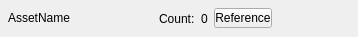
<?xml version="1.0" encoding="UTF-8"?>
<ui version="4.0">
 <class>manage_widget</class>
 <widget class="QWidget" name="manage_widget">
  <property name="geometry">
   <rect>
    <x>0</x>
    <y>0</y>
    <width>358</width>
    <height>37</height>
   </rect>
  </property>
  <property name="sizePolicy">
   <sizepolicy hsizetype="Preferred" vsizetype="Preferred">
    <horstretch>0</horstretch>
    <verstretch>0</verstretch>
   </sizepolicy>
  </property>
  <property name="minimumSize">
   <size>
    <width>0</width>
    <height>0</height>
   </size>
  </property>
  <property name="maximumSize">
   <size>
    <width>16777215</width>
    <height>16777215</height>
   </size>
  </property>
  <property name="windowTitle">
   <string>Manage Asset Widget</string>
  </property>
  <property name="styleSheet">
   <string notr="true">padding: 0px; margin: 0px;</string>
  </property>
  <layout class="QHBoxLayout" name="manage_widget_layout">
   <property name="spacing">
    <number>6</number>
   </property>
   <property name="leftMargin">
    <number>8</number>
   </property>
   <property name="topMargin">
    <number>2</number>
   </property>
   <property name="rightMargin">
    <number>8</number>
   </property>
   <property name="bottomMargin">
    <number>2</number>
   </property>
   <item>
    <widget class="QLabel" name="manage_assetName">
     <property name="sizePolicy">
      <sizepolicy hsizetype="Minimum" vsizetype="Fixed">
       <horstretch>0</horstretch>
       <verstretch>0</verstretch>
      </sizepolicy>
     </property>
     <property name="minimumSize">
      <size>
       <width>0</width>
       <height>20</height>
      </size>
     </property>
     <property name="maximumSize">
      <size>
       <width>16777215</width>
       <height>20</height>
      </size>
     </property>
     <property name="text">
      <string>AssetName</string>
     </property>
    </widget>
   </item>
   <item>
    <spacer name="horizontalSpacer">
     <property name="orientation">
      <enum>Qt::Horizontal</enum>
     </property>
     <property name="sizeHint" stdset="0">
      <size>
       <width>40</width>
       <height>20</height>
      </size>
     </property>
    </spacer>
   </item>
   <item>
    <widget class="QLabel" name="manage_instanceCount_label">
     <property name="text">
      <string>Count:</string>
     </property>
    </widget>
   </item>
   <item>
    <widget class="QLabel" name="manage_instanceCount_display">
     <property name="sizePolicy">
      <sizepolicy hsizetype="Preferred" vsizetype="Preferred">
       <horstretch>0</horstretch>
       <verstretch>0</verstretch>
      </sizepolicy>
     </property>
     <property name="text">
      <string>0</string>
     </property>
    </widget>
   </item>
   <item>
    <widget class="QPushButton" name="manage_reference_button">
     <property name="sizePolicy">
      <sizepolicy hsizetype="Minimum" vsizetype="Fixed">
       <horstretch>0</horstretch>
       <verstretch>0</verstretch>
      </sizepolicy>
     </property>
     <property name="minimumSize">
      <size>
       <width>0</width>
       <height>20</height>
      </size>
     </property>
     <property name="maximumSize">
      <size>
       <width>16777215</width>
       <height>20</height>
      </size>
     </property>
     <property name="text">
      <string>Reference</string>
     </property>
    </widget>
   </item>
   <item>
    <widget class="QPushButton" name="manage_visibility_button">
     <property name="sizePolicy">
      <sizepolicy hsizetype="Fixed" vsizetype="Fixed">
       <horstretch>0</horstretch>
       <verstretch>0</verstretch>
      </sizepolicy>
     </property>
     <property name="minimumSize">
      <size>
       <width>20</width>
       <height>20</height>
      </size>
     </property>
     <property name="maximumSize">
      <size>
       <width>20</width>
       <height>20</height>
      </size>
     </property>
     <property name="cursor">
      <cursorShape>ArrowCursor</cursorShape>
     </property>
     <property name="text">
      <string/>
     </property>
     <property name="iconSize">
      <size>
       <width>20</width>
       <height>20</height>
      </size>
     </property>
     <property name="checkable">
      <bool>true</bool>
     </property>
     <property name="checked">
      <bool>false</bool>
     </property>
     <property name="flat">
      <bool>true</bool>
     </property>
    </widget>
   </item>
   <item>
    <widget class="QPushButton" name="manage_annotationVisibility_button">
     <property name="sizePolicy">
      <sizepolicy hsizetype="Fixed" vsizetype="Fixed">
       <horstretch>0</horstretch>
       <verstretch>0</verstretch>
      </sizepolicy>
     </property>
     <property name="minimumSize">
      <size>
       <width>20</width>
       <height>20</height>
      </size>
     </property>
     <property name="maximumSize">
      <size>
       <width>20</width>
       <height>20</height>
      </size>
     </property>
     <property name="cursor">
      <cursorShape>ArrowCursor</cursorShape>
     </property>
     <property name="text">
      <string/>
     </property>
     <property name="iconSize">
      <size>
       <width>20</width>
       <height>20</height>
      </size>
     </property>
     <property name="checkable">
      <bool>true</bool>
     </property>
     <property name="flat">
      <bool>true</bool>
     </property>
    </widget>
   </item>
   <item>
    <widget class="QPushButton" name="manage_delete_button">
     <property name="sizePolicy">
      <sizepolicy hsizetype="Minimum" vsizetype="Minimum">
       <horstretch>0</horstretch>
       <verstretch>0</verstretch>
      </sizepolicy>
     </property>
     <property name="minimumSize">
      <size>
       <width>20</width>
       <height>20</height>
      </size>
     </property>
     <property name="maximumSize">
      <size>
       <width>20</width>
       <height>20</height>
      </size>
     </property>
     <property name="text">
      <string/>
     </property>
     <property name="iconSize">
      <size>
       <width>20</width>
       <height>20</height>
      </size>
     </property>
     <property name="flat">
      <bool>true</bool>
     </property>
    </widget>
   </item>
  </layout>
 </widget>
 <resources/>
 <connections/>
</ui>
